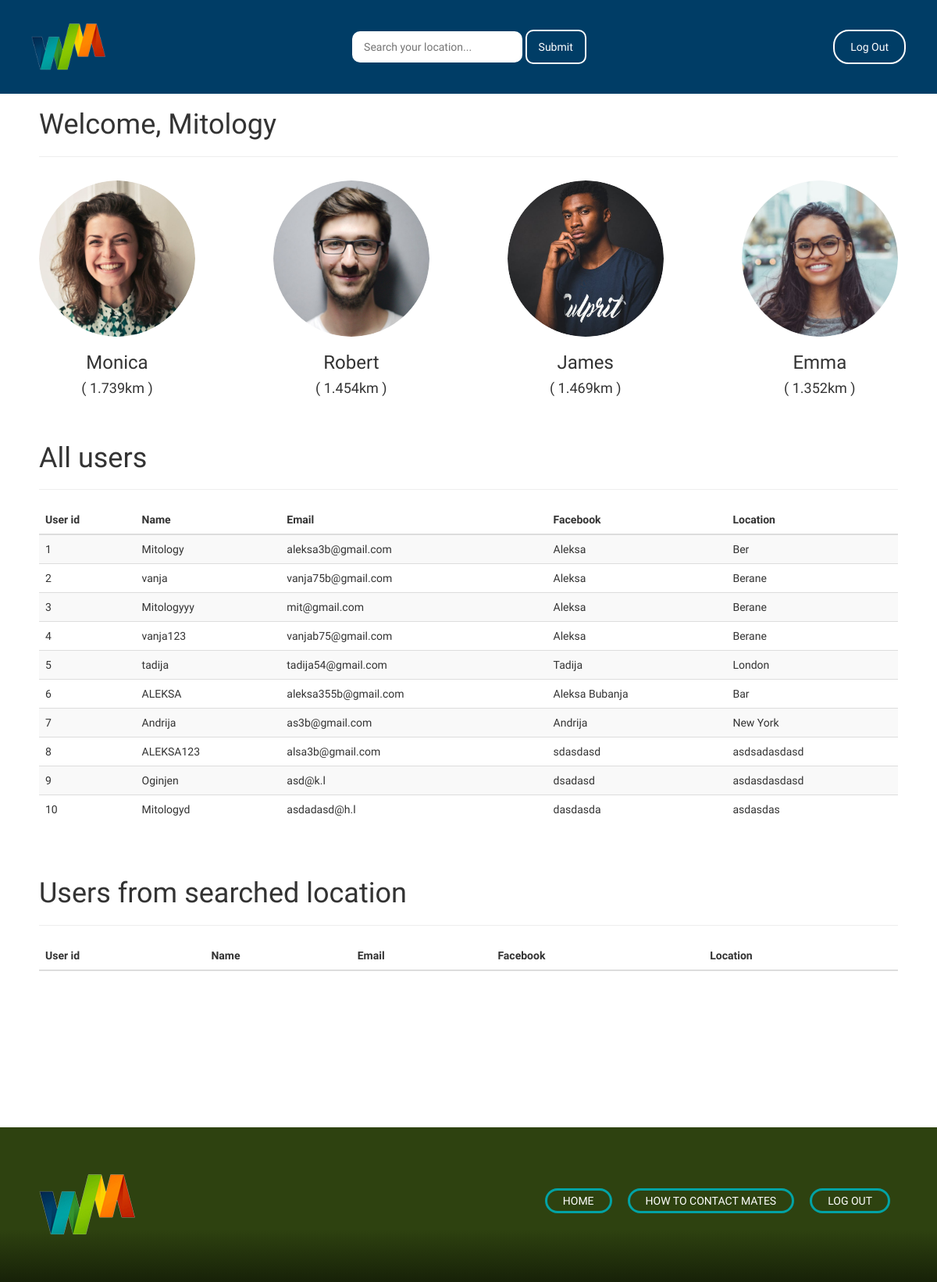
The page /dashboard (signed in) on the database its author committed.
### app.py (models this page shows)
class User(UserMixin, db.Model):
    id = db.Column(db.Integer, primary_key=True)
    username = db.Column(db.String(15), unique=True)
    email = db.Column(db.String(50), unique=True)
    password = db.Column(db.String(80))
    facebook = db.Column(db.String(50))
    location = db.Column(db.String(50))

### app.py (the view)
@app.route("/dashboard")
@login_required
def dashboard():
    users = User.query.filter().all()
    inputValue = request.args.get('loc')
    if(inputValue == None):
        inputValue = "searched location"
    userLocation = User.query.filter_by(location=inputValue).all()
    return render_template('dashboard.html', users=users, name=current_user.username, userLocation=userLocation, inputValue=inputValue)

### app.py (called while the page is built)
@login_manager.user_loader
def load_user(user_id):
    return User.query.get(int(user_id))

### templates/dashboard.html (shortened to what this page needs)
{% extends "bootstrap/base.html" %} {% import "bootstrap/wtf.html" as wtf %}  {% block styles %}
{{super()}}
<link rel="stylesheet" href="{{url_for('.static', filename='main.css')}}" />
{% endblock %} {% block content %}
<!DOCTYPE html>
<html lang="en">
  <head>
  </head>
  <body class="dashboardBody">
    <nav>
      <img src="../static/images/logo.png" alt="Logo" />
      <form>
        <input type="text" name="loc" placeholder="Search your location..." />
        <button type="submit">Submit</button>
      </form>
      <a href="{{ url_for('logout') }}">Log Out</a>
    </nav>
    <section class="dashboard">
      <h1>Welcome, {{ name }}</h1>
      <div class="bestCustomers">
        <div>
          <img src="../static/mates/person-2.png" alt="IMG" />
          <h3>Monica</h3>
          <h4>( 1.739km )</h4>
        </div>
        <div>
          <img src="../static/mates/person-3.png" alt="IMG" />
          <h3>Robert</h3>
          <h4>( 1.454km )</h4>
        </div>
        <div>
          <img src="../static/mates/person-4.png" alt="IMG" />
          <h3>James</h3>
          <h4>( 1.469km )</h4>
        </div>
        <div>
          <img src="../static/mates/person-1.jpg" alt="IMG" />
          <h3>Emma</h3>
          <h4>( 1.352km )</h4>
        </div>
      </div>
      <h1>All users</h1>
      <div class="table-responsive">
        <table class="table table-striped">
          <thead>
            <tr>
              <th>User id</th>
              <th>Name</th>
              <th>Email</th>
              <th>Facebook</th>
              <th>Location</th>
            </tr>
          </thead>
          <tbody>
            {% for user in users %}
            <tr>
              <td>{{ user.id }}</td>
              <td>{{ user.username }}</td>
              <td>{{ user.email }}</td>
              <td>{{ user.facebook }}</td>
              <td>{{ user.location }}</td>
            </tr>
            {% endfor %}
          </tbody>
        </table>
      </div>
      <h1>Users from {{ inputValue }}</h1>
      <div class="table-responsive">
        <table class="table table-striped">
          <thead>
            <tr>
              <th>User id</th>
              <th>Name</th>
              <th>Email</th>
              <th>Facebook</th>
              <th>Location</th>
            </tr>
          </thead>
        </table>
      </div>
    </section>
    <footer>
      <a href="{{ url_for('index') }}">
        <img src="../static/images/logo.png" alt="Logo" />
      </a>
      <ul>
        <li><a href="{{ url_for('index') }}">Home</a></li>
        <li><a href="{{ url_for('contact') }}">How to contact mates</a></li>
        <li>
          <a href="{{ url_for('logout') }}">Log Out</a>
        </li>
      </ul>
    </footer>
  </body>
</html>
{% endblock %}

### static/main.css (style rules this page uses)
.dashboardBody { background-color: #fff; font-family: "Work Sans", sans-serif; }
.dashboardBody nav { background-color: #003d66; display: -webkit-box; display: -ms-flexbox; display: flex; -webkit-box-pack: justify; -ms-flex-pack: justify; justify-content: space-between; -webkit-box-align: center; -ms-flex-align: center; align-items: center; padding: 30px 40px; }
.dashboardBody nav img { height: 60px; }
.dashboardBody nav input { border-radius: 10px; padding: 10px 10px 10px 15px; border: none; outline: none; }
.dashboardBody nav button { background: none; color: #fff; text-decoration: none; border: 2px solid #fff; border-radius: 10px; padding: 10px 15px; -webkit-transition: all 500ms ease; transition: all 500ms ease; cursor: pointer; }
.dashboardBody nav a { color: #fff; text-decoration: none; border: 2px solid #fff; border-radius: 20px; padding: 10px 20px; -webkit-transition: all 500ms ease; transition: all 500ms ease; }
.dashboardBody .dashboard { padding: 0 70px; }
.dashboardBody .dashboard h1 { border-bottom: 1px solid #eee; margin: 2rem 0; padding-bottom: 20px; }
.dashboardBody .dashboard .bestCustomers { display: -webkit-box; display: -ms-flexbox; display: flex; -ms-flex-pack: distribute; justify-content: space-around; -webkit-box-align: center; -ms-flex-align: center; align-items: center; text-align: center; margin: 3rem 0 5rem 0; }
.dashboardBody .dashboard .bestCustomers h3 { font-weight: 400; }
.dashboardBody .dashboard .bestCustomers img { height: 200px; border-radius: 50%; }
.dashboardBody .dashboard table:first-of-type { margin-bottom: 5rem; }
.dashboardBody footer { background-color: #000; margin-top: 15rem; padding: 60px 50px; }
.dashboardBody footer a { color: #fff; text-decoration: none; }
footer { display: -webkit-box; display: -ms-flexbox; display: flex; -webkit-box-pack: justify; -ms-flex-pack: justify; justify-content: space-between; -webkit-box-align: center; -ms-flex-align: center; align-items: center; padding: 90px 50px; background: rgb(46, 66, 16); background: -webkit-gradient(linear, left top, left bottom, color-stop(66%, rgb(46, 66, 16)), to(rgba(46, 66, 16, 0.5))); background: linear-gradient(180deg, rgb(46, 66, 16) 66%, rgba(46, 66, 16, 0.5) 100%); }
footer ul { display: -webkit-box; display: -ms-flexbox; display: flex; -webkit-box-pack: center; -ms-flex-pack: center; justify-content: center; -webkit-box-align: center; -ms-flex-align: center; align-items: center; list-style-type: none; }
footer ul a { color: #fff; text-decoration: none; font-weight: 500; text-transform: uppercase; margin: 0 10px; padding: 5px 20px; border: 3px solid #01a3a5; border-radius: 50px; background-image: -webkit-gradient(linear, left top, left bottom, from(#01a3a5), to(#01a3a5)), -webkit-gradient(linear, left top, left bottom, from(rgba(0, 0, 0, 0)), to(rgba(0, 0, 0, 0))); background-image: linear-gradient(#01a3a5, #01a3a5), linear-gradient(rgba(0, 0, 0, 0), rgba(0, 0, 0, 0)); background-size: 0 100%, auto; background-repeat: no-repeat; background-position: center center; cursor: pointer; -webkit-transition: all 300ms ease-out; transition: all 300ms ease-out; }
@media (max-width: 1200px) { .dashboardBody .dashboard { padding: 0 50px; } }
@media (max-width: 1200px) { .dashboardBody .dashboard .bestCustomers { display: -webkit-box; display: -ms-flexbox; display: flex; -webkit-box-pack: justify; -ms-flex-pack: justify; justify-content: space-between; -webkit-box-align: center; -ms-flex-align: center; align-items: center; } }
* { margin: 0; padding: 0; -webkit-box-sizing: border-box; box-sizing: border-box; }
html { scroll-behavior: smooth; }
body { background-color: #000; }
header, section, footer { font-family: "Work Sans", sans-serif; }

### rows shown on the page
User: username "Mitology", id "1", email "aleksa3b@gmail.com", facebook "Aleksa", location "Ber"
User: id "2", username "vanja", email "vanja75b@gmail.com", facebook "Aleksa", location "Berane"
User: id "3", username "Mitologyyy", email "mit@gmail.com", facebook "Aleksa", location "Berane"
User: id "4", username "vanja123", email "vanjab75@gmail.com", facebook "Aleksa", location "Berane"
User: id "5", username "tadija", email "tadija54@gmail.com", facebook "Tadija", location "London"
User: id "6", username "ALEKSA", email "aleksa355b@gmail.com", facebook "Aleksa Bubanja", location "Bar"
User: id "7", username "Andrija", email "as3b@gmail.com", facebook "Andrija", location "New York"
User: id "8", username "ALEKSA123", email "alsa3b@gmail.com", facebook "sdasdasd", location "asdsadasdasd"
User: id "9", username "Oginjen", email "asd@k.l", facebook "dsadasd", location "asdasdasdasd"
User: id "10", username "Mitologyd", email "asdadasd@h.l", facebook "dasdasda", location "asdasdas"

### other values the page prints
{{ inputValue }} "searched location"
